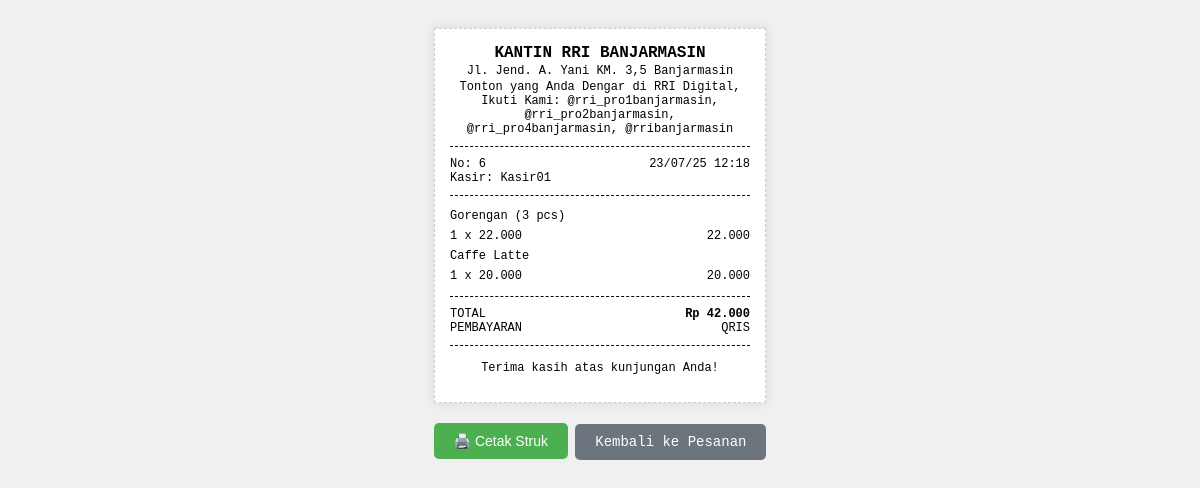
/bukti.php?id=6, run on the app's committed database.
### tables this page shows
CREATE TABLE `transaction` (
  `id_transaction` int(11) NOT NULL,
  `id_user` int(11) NOT NULL,
  `id_customer` int(11) DEFAULT NULL,
  `waktu_transaksi` datetime NOT NULL,
  `total_bayar` decimal(10,2) NOT NULL,
  `metode_pembayaran` varchar(50) NOT NULL,
  `status_pesanan` enum('pending','diproses','selesai','dibatalkan') NOT NULL DEFAULT 'pending'
);

CREATE TABLE `user` (
  `id_user` int(11) NOT NULL,
  `nama_user` varchar(100) NOT NULL,
  `username` varchar(50) NOT NULL,
  `password` varchar(255) NOT NULL,
  `role` varchar(20) NOT NULL
);

CREATE TABLE `transaction_detail` (
  `id_detail` int(11) NOT NULL,
  `id_transaction` int(11) NOT NULL,
  `id_menu` int(11) NOT NULL,
  `jumlah` int(11) NOT NULL,
  `harga_saat_transaksi` decimal(10,2) NOT NULL
);

CREATE TABLE `menu` (
  `id_menu` int(11) NOT NULL,
  `nama_menu` varchar(100) NOT NULL,
  `harga_jual` decimal(10,2) NOT NULL,
  `kategori` varchar(50) DEFAULT NULL
);

### bukti.php (the view, shortened to what this page needs)
<?php
require_once 'db_connect.php';
$id_transaksi = $_GET['id'];
$sql_trans = "SELECT t.*, u.nama_user
              FROM transaction t
              JOIN user u ON t.id_user = u.id_user
              WHERE t.id_transaction = ?";
$stmt_trans = mysqli_prepare($conn, $sql_trans);
mysqli_stmt_bind_param($stmt_trans, 'i', $id_transaksi);
mysqli_stmt_execute($stmt_trans);
$result_trans = mysqli_stmt_get_result($stmt_trans);
$transaksi = mysqli_fetch_assoc($result_trans);
$sql_detail = "SELECT td.*, m.nama_menu
               FROM transaction_detail td
               JOIN menu m ON td.id_menu = m.id_menu
               WHERE td.id_transaction = ?";
$stmt_detail = mysqli_prepare($conn, $sql_detail);
mysqli_stmt_bind_param($stmt_detail, 'i', $id_transaksi);
mysqli_stmt_execute($stmt_detail);
$result_detail = mysqli_fetch_all(mysqli_stmt_get_result($stmt_detail), MYSQLI_ASSOC);
?>
<!DOCTYPE html>
<html lang="id">
<head>
</head>
<body>
  <div class="receipt-container">
    <div class="header-text">
      <h3>KANTIN RRI BANJARMASIN</h3>
      <p>Jl. Jend. A. Yani KM. 3,5 Banjarmasin</p>
      <p>Tonton yang Anda Dengar di RRI Digital, Ikuti Kami:
        @rri_pro1banjarmasin, @rri_pro2banjarmasin, @rri_pro4banjarmasin, @rribanjarmasin</p>
    </div>
    <div class="separator"></div>
    <div class="meta-info">
      <span>No: <?= htmlspecialchars($transaksi['id_transaction']); ?></span>
      <span><?= date('d/m/y H:i', strtotime($transaksi['waktu_transaksi'])); ?></span>
    </div>
    <div class="meta-info">
      <span>Kasir: <?= htmlspecialchars($transaksi['nama_user']); ?></span>
    </div>
    <div class="separator"></div>
    <table class="items">
      <tbody>
        <?php foreach ($result_detail as $item): ?>
          <tr>
            <td colspan="2" class="item-name"><?= htmlspecialchars($item['nama_menu']); ?></td>
          </tr>
          <tr>
            <td><?= $item['jumlah']; ?> x <?= number_format($item['harga_saat_transaksi'], 0, ',', '.'); ?></td>
            <td class="item-price"><?= number_format($item['harga_saat_transaksi'] * $item['jumlah'], 0, ',', '.'); ?></td>
          </tr>
        <?php endforeach; ?>
      </tbody>
    </table>
    <div class="separator"></div>
    <div class="price-col">
      <span>TOTAL</span>
      <strong>Rp <?= number_format($transaksi['total_bayar'], 0, ',', '.'); ?></strong>
    </div>
    <div class="price-col">
      <span>PEMBAYARAN</span>
      <span><?= strtoupper(htmlspecialchars($transaksi['metode_pembayaran'])); ?></span>
    </div>
    <div class="separator"></div>
    <div class="footer-text">
      <p>Terima kasih atas kunjungan Anda!</p>
    </div>
  </div>
  <div class="page-actions">
    <button onclick="window.print();" class="btn btn-print">🖨️ Cetak Struk</button>
    <a href="pesanan_pending.php" class="btn btn-back">Kembali ke Pesanan</a>
  </div>
</body>
</html>

### bukti.php (style rules this page uses)
body { font-family: 'Courier New', 'Lucida Console', monospace; font-size: 12px; color: #000; background-color: #f0f0f0; display: flex; flex-direction: column; align-items: center; padding: 20px 0; }
.receipt-container { width: 300px; padding: 15px; background: #fff; border: 1px dashed #ccc; box-shadow: 0 0 10px rgba(0, 0, 0, 0.1); }
.header-text { text-align: center; margin-bottom: 10px; }
.header-text h3 { margin: 0; font-size: 16px; }
.header-text p { margin: 2px 0; }
.separator { border-top: 1px dashed #000; margin: 10px 0; }
.meta-info { display: flex; justify-content: space-between; }
table.items { width: 100%; border-collapse: collapse; margin-top: 10px; }
table.items th, table.items td { padding: 3px 0; }
table.items .item-name { text-align: left; }
table.items .item-qty, table.items .item-price { text-align: right; white-space: nowrap; }
.price-col { display: flex; justify-content: space-between; }
.footer-text { text-align: center; margin-top: 15px; }
.page-actions { margin-top: 20px; text-align: center; }
.btn { padding: 10px 20px; text-decoration: none; border-radius: 5px; color: white; cursor: pointer; border: none; font-size: 14px; }
.btn-print { background-color: #4CAF50; }
.btn-back { background-color: #6c757d; }

### data on the page
transaction: id_transaction "6", waktu_transaksi "23/07/25 12:18", id_user.nama_user "Kasir01", total_bayar "42.000", metode_pembayaran "QRIS"
transaction_detail: id_menu.nama_menu "Gorengan (3 pcs)", jumlah "1", harga_saat_transaksi "22.000", $item['harga_saat_transaksi'] * $item['jumlah'] "22.000"
transaction_detail: id_menu.nama_menu "Caffe Latte", jumlah "1", harga_saat_transaksi "20.000", $item['harga_saat_transaksi'] * $item['jumlah'] "20.000"
